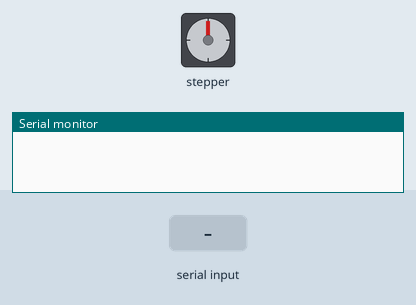
Bench run of a sketch on a simulated Arduino Uno, built with avr-gcc and run on an emulated ATmega328P. Parts: stepper motor, the last lines printed to the serial monitor. The inputs (shaded band) are chosen by the test bench. Stepper angles assume 40 steps per turn.

Above: at 1.2 s.
1.3 s: "1\n" received over the second serial link
At 3.39 s:
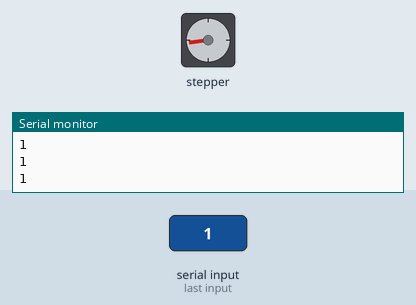
At 4.01 s:
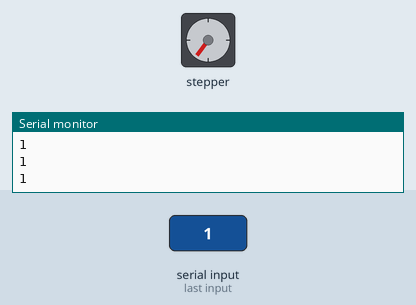
4.3 s: "0\n" received over the second serial link
10.3 s: "0\n" received over the second serial link
At 12.39 s:
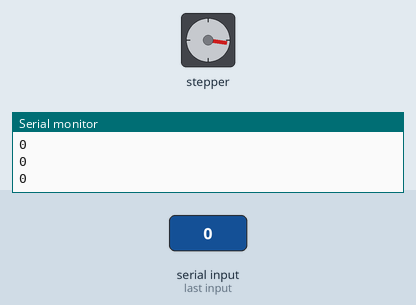
13.3 s: "1,90\n" received over the second serial link
Timing chart, 0 to 20.0 s (numbered marks = the images above; inputs shaded):
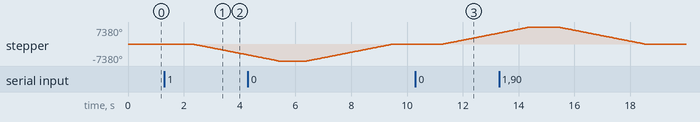

Measured:
- after the input at 1.3 s, stepper: keeps turning counter-clockwise at about 2395°/s, starting after 1.0 s
- after the input at 10.3 s, stepper: keeps turning clockwise at about 2395°/s, starting after 1.0 s

The sketch:

planB_bluetooth.ino
```cpp
#include <SoftwareSerial.h>
#include <Stepper.h>
int stepsPerRevolution = 40;
int stepper_speed = 400;
int TxD = 11;
int RxD = 10;
SoftwareSerial bluetooth(TxD, RxD);

Stepper myStepper(stepsPerRevolution, 3, 4, 5, 6);

void setup() {
  Serial.begin(9600);       // start serial communication at 9600bps
  bluetooth.begin(9600);
}

void loop() {
 if (bluetooth.available()){
  String value = bluetooth.readString();
   if (value.toInt() == 1)
   {
    myStepper.setSpeed(stepper_speed);//更改速度
    for(int i = 0; i <= stepsPerRevolution; i++)
    {
    if (value.toInt()==2)
    {
     myStepper.step(0);//停止
     Serial.println(2);
    }
    myStepper.step(-i);//顺时针转动
    Serial.println(1);
    }
   }
   if (value.toInt()==0)
   {
     myStepper.setSpeed(stepper_speed);//更改速度
    for(int i = 0; i <= stepsPerRevolution; i++)
    {
    if (value.toInt()==2)
    {
     myStepper.step(0);//停止
     Serial.println(2);
    }
    myStepper.step(i);//逆时针转动
    Serial.println(0);
    }
   }
   }
   }
```
